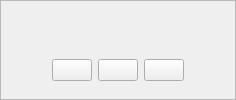
<?xml version="1.0" encoding="UTF-8"?>
<ui version="4.0">
 <class>MediaPlaybackFrame</class>
	<widget class="QFrame" name="MediaPlaybackFrame">
		<property name="sizePolicy">
		<sizepolicy hsizetype="Preferred" vsizetype="Preferred">
		<horstretch>0</horstretch>
		<verstretch>0</verstretch>
		</sizepolicy>
		</property>
		<property name="frameShape">
		<enum>QFrame::Shape::StyledPanel</enum>
		</property>
		<property name="frameShadow">
		<enum>QFrame::Shadow::Raised</enum>
		</property>
		<layout class="QGridLayout" name="gridLayout_4">
		<item row="2" column="0">
		<layout class="QHBoxLayout" name="_mediaControlsHlayout">
		<item>
				<spacer name="_hspacer2">
				<property name="orientation">
				<enum>Qt::Orientation::Horizontal</enum>
				</property>
				<property name="sizeHint" stdset="0">
				<size>
				<width>40</width>
				<height>20</height>
				</size>
				</property>
				</spacer>
		</item>
		<item>
				<widget class="QPushButton" name="_playBtn">
				<property name="toolTip">
				<string>Play the media</string>
				</property>
				<property name="text">
				<string/>
				</property>
				<property name="icon">
				<iconset resource="DeviceCatalog.qrc">
				<normaloff>:/Play.png</normaloff>:/Play.png</iconset>
				</property>
				</widget>
		</item>
		<item>
				<widget class="QPushButton" name="_stopBtn">
				<property name="toolTip">
				<string>Stop the media</string>
				</property>
				<property name="text">
				<string/>
				</property>
				<property name="icon">
				<iconset resource="DeviceCatalog.qrc">
				<normaloff>:/Stop.png</normaloff>:/Stop.png</iconset>
				</property>
				</widget>
		</item>
		<item>
				<widget class="QPushButton" name="_rewindBtn">
				<property name="toolTip">
				<string>Rewind the media</string>
				</property>
				<property name="text">
				<string/>
				</property>
				<property name="icon">
				<iconset resource="DeviceCatalog.qrc">
				<normaloff>:/Rewind.png</normaloff>:/Rewind.png</iconset>
				</property>
				</widget>
		</item>
		<item>
				<spacer name="_hspacer1">
				<property name="orientation">
				<enum>Qt::Orientation::Horizontal</enum>
				</property>
				<property name="sizeHint" stdset="0">
				<size>
				<width>40</width>
				<height>20</height>
				</size>
				</property>
				</spacer>
		</item>
		</layout>
		</item>
		<item row="0" column="0">
		<layout class="QHBoxLayout" name="_mediaHLayout">
		<property name="sizeConstraint">
			<enum>QLayout::SizeConstraint::SetDefaultConstraint</enum>
		</property>
		</layout>
		</item>
		<item row="1" column="0">
		<spacer name="_vSpacer">
		<property name="orientation">
				<enum>Qt::Orientation::Vertical</enum>
		</property>
		<property name="sizeType">
				<enum>QSizePolicy::Policy::Minimum</enum>
		</property>
		<property name="sizeHint" stdset="0">
				<size>
				<width>20</width>
				<height>40</height>
				</size>
		</property>
		</spacer>
		</item>
		</layout>
	</widget>
 <resources/>
 <connections/>
</ui>
